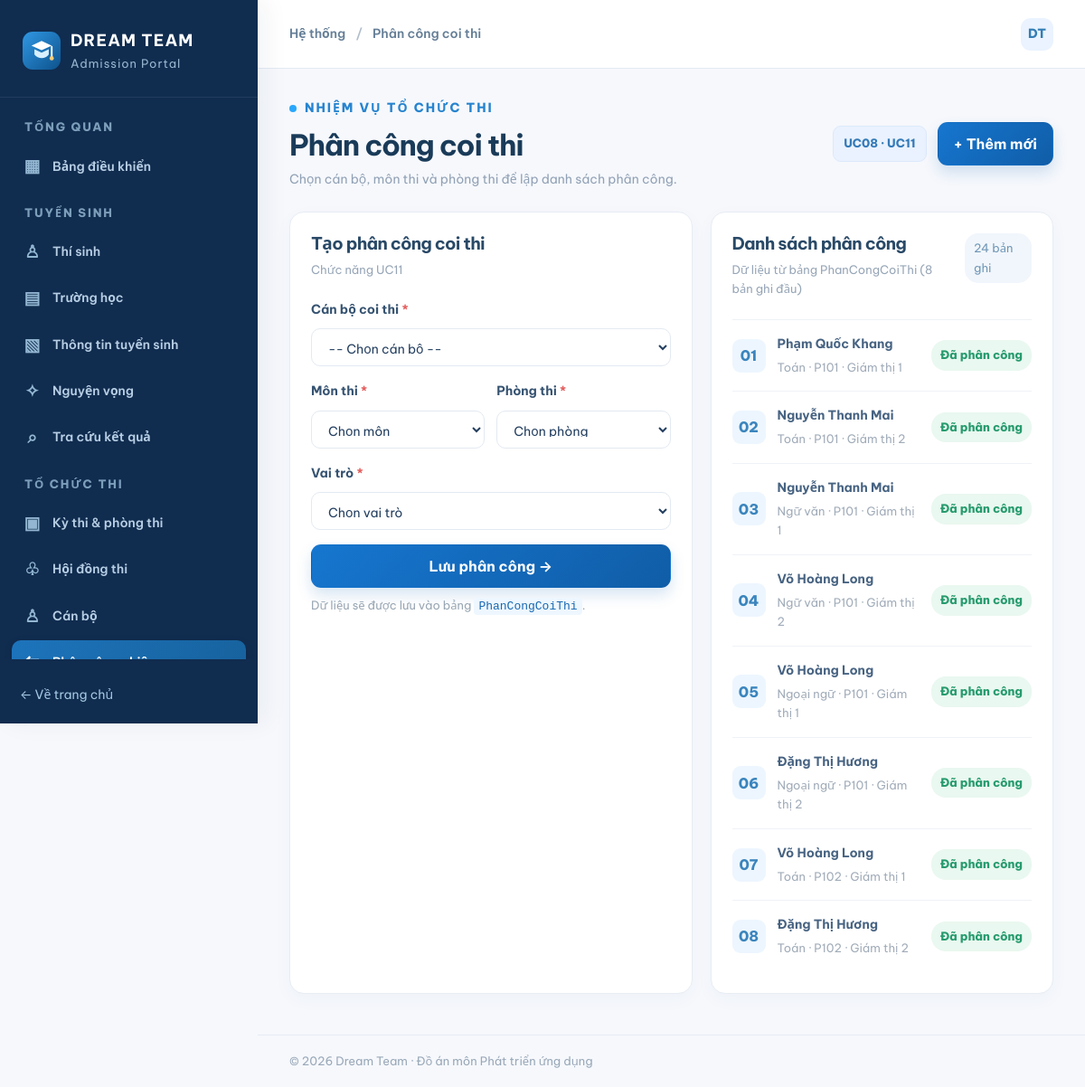
Page /assignments/index.php on the committed database.
### tables this page shows
CREATE TABLE PhanCongCoiThi (
  maPhanCong VARCHAR(20) NOT NULL,
  vaiTro VARCHAR(50) NOT NULL,
  maPhong VARCHAR(20) NOT NULL,
  maMonThi VARCHAR(20) NOT NULL,
  maCanBo VARCHAR(20) NOT NULL,
  PRIMARY KEY (maPhanCong),
  UNIQUE KEY uq_pccoithi (maPhong, maMonThi, maCanBo),
  CONSTRAINT fk_pccoi_phong FOREIGN KEY (maPhong) REFERENCES PhongThi(maPhong),
  CONSTRAINT fk_pccoi_mon FOREIGN KEY (maMonThi) REFERENCES MonThi(maMonThi),
  CONSTRAINT fk_pccoi_canbo FOREIGN KEY (maCanBo) REFERENCES CanBo(maCanBo)
);

CREATE TABLE CanBo (
  maCanBo VARCHAR(20) NOT NULL,
  hoTen VARCHAR(100) NOT NULL,
  soDienThoai VARCHAR(15) NULL,
  email VARCHAR(255) NULL,
  chucVu VARCHAR(100) NULL,
  maTruongTHCS VARCHAR(20) NULL,
  maTruongTHPT VARCHAR(20) NULL,
  maHoiDongThi VARCHAR(20) NULL,
  PRIMARY KEY (maCanBo),
  CONSTRAINT fk_canbo_thcs FOREIGN KEY (maTruongTHCS) REFERENCES TruongTHCS(maTruongTHCS),
  CONSTRAINT fk_canbo_thpt FOREIGN KEY (maTruongTHPT) REFERENCES TruongTHPT(maTruongTHPT),
  CONSTRAINT fk_canbo_hdt FOREIGN KEY (maHoiDongThi) REFERENCES HoiDongThi(maHoiDongThi)
);

CREATE TABLE MonThi (
  maMonThi VARCHAR(20) NOT NULL,
  tenMonThi VARCHAR(100) NOT NULL,
  thangDiem DECIMAL(5,2) NOT NULL,
  PRIMARY KEY (maMonThi),
  CONSTRAINT ck_monthi_thangdiem CHECK (thangDiem > 0)
);

### includes/functions.php (called while the page is built, shortened)
<?php
function app_config(): array {
    static $cfg = null;
    if ($cfg === null) {
        $cfg = require dirname(__DIR__) . '/config/app.php';
        date_default_timezone_set($cfg['timezone']);
    }
    return $cfg;
}
function e(mixed $str): string {
    return htmlspecialchars((string)$str, ENT_QUOTES | ENT_SUBSTITUTE, 'UTF-8');
}
function base_path(): string {
    $forced = app_config()['base_path'];
    $root = realpath(dirname(__DIR__));
    $docroot = realpath($_SERVER['DOCUMENT_ROOT'] ?? '');
    $r = strtolower(str_replace('\\','/',$root));
    $d = rtrim(strtolower(str_replace('\\','/',$docroot)),'/');
    if ($r === $d) return '';
    return '';
}
function url(string $path = ''): string {
    $prefix = rtrim(base_path(), '/');
    $clean = ltrim($path, '/');
    return $prefix . '/' . $clean;
}
function render_module(string $key): void {
    $modules = require __DIR__ . '/module_config.php';
    $module = $modules[$key];
    require_once dirname(__DIR__) . '/services/live_data.php';
    $kindNow = $module['kind'] ?? 'table';
    if ($kindNow === 'table') { $rows = live_rows($key); if ($rows !== null) { $module['rows'] = $rows; $live = true; } }
    elseif ($kindNow === 'dashboard' || $kindNow === 'stats') { $liveStats = live_stats(); $live = $liveStats !== null; }
    elseif ($kindNow === 'assignments') { $liveAssign = live_assignments(); $live = $liveAssign !== null; }
    $page_title = $module['title']; $layout = 'dashboard'; $active = $key;
    require __DIR__ . '/header.php';
    require __DIR__ . '/module_page.php';
    require __DIR__ . '/footer.php';
}

### assignments/index.php (called while the page is built, shortened)
<?php
require_once dirname(__DIR__) . '/includes/functions.php';
render_module('assignments');

### config/app.php (called while the page is built, shortened)
<?php
return [
    'name' => getenv('APP_NAME') ?: 'Tuyển sinh lớp 10 | Dream Team',
    'demo_mode' => filter_var(getenv('DEMO_MODE') ?: '1', FILTER_VALIDATE_BOOLEAN),
    'timezone' => 'Asia/Ho_Chi_Minh',
    'base_path' => getenv('APP_BASE_PATH') ?: null,
];

### config/database.php (called while the page is built, shortened)
<?php
function db(): PDO {
    static $pdo = null;
    if ($pdo instanceof PDO) return $pdo;
    $host = getenv('DB_HOST') ?: '127.0.0.1';
    $port = getenv('DB_PORT') ?: '3306';
    $name = getenv('DB_NAME') ?: 'dreamteam_tuyensinh10';
    $user = getenv('DB_USER') ?: 'root';
    $pass = getenv('DB_PASS') ?: '';
    $pdo = new PDO(
        "mysql:host={$host};port={$port};dbname={$name};charset=utf8mb4", $user, $pass,
        [PDO::ATTR_ERRMODE => PDO::ERRMODE_EXCEPTION, PDO::ATTR_DEFAULT_FETCH_MODE => PDO::FETCH_ASSOC,
         PDO::ATTR_EMULATE_PREPARES => false]
    );
    return $pdo;
}

### services/live_data.php (called while the page is built, shortened)
<?php
require_once dirname(__DIR__) . '/config/database.php';
function live_all(string $sql, array $params = []): array {
    $st = db()->prepare($sql); $st->execute($params);
    return $st->fetchAll(PDO::FETCH_NUM);
}
function live_val(string $sql): int { return (int)db()->query($sql)->fetchColumn(); }
function live_available(): bool {
    static $ok = null;
    if ($ok === null) { try { db()->query('SELECT 1 FROM ThiSinh LIMIT 1'); $ok = true; } catch (Throwable $e) { $ok = false; } }
    return $ok;
}
function live_assignments(): ?array {
    if (!live_available()) return null;
    try {
        $rows = live_all("SELECT p.maPhanCong, c.hoTen, m.tenMonThi, p.maPhong, p.vaiTro FROM PhanCongCoiThi p JOIN CanBo c ON c.maCanBo=p.maCanBo JOIN MonThi m ON m.maMonThi=p.maMonThi ORDER BY p.maPhanCong LIMIT 8");
        return [
            'list' => array_map(fn($r) => ['id'=>$r[0],'staff'=>$r[1],'subject'=>$r[2],'room'=>$r[3],'role'=>$r[4],'status'=>'Đã phân công'], $rows),
            'total' => live_val('SELECT COUNT(*) FROM PhanCongCoiThi'),
            'staff' => live_all("SELECT maCanBo, hoTen FROM CanBo WHERE maHoiDongThi='HD02' OR maHoiDongThi IS NULL ORDER BY maCanBo"),
            'subjects' => live_all('SELECT maMonThi, tenMonThi FROM MonThi ORDER BY maMonThi'),
            'rooms' => live_all('SELECT maPhong, tenPhong FROM PhongThi ORDER BY maPhong'),
        ];
    } catch (Throwable $e) { error_log('live_assignments: ' . $e->getMessage()); return null; }
}

### includes/module_page.php (the view, shortened to what this page needs)
<?php
$kind = $module['kind'] ?? 'table';
$sample = require __DIR__ . '/sample_data.php';
$live = $live ?? false; $liveStats = $liveStats ?? null; $liveAssign = $liveAssign ?? null;
$dashMetrics = $liveStats
  ? [[sprintf('%02d',$liveStats['thiSinh']),'Hồ sơ thí sinh','Đợt '.$liveStats['nam'],'sky'],[sprintf('%02d',$liveStats['truong']),'Trường THPT tham gia','Danh mục trong CSDL','purple'],[sprintf('%02d',$liveStats['nvToiDa']),'Nguyện vọng tối đa','NV1 · NV2 · NV3','mint'],[sprintf('%02d',$liveStats['nguyenVong']),'Nguyện vọng đã lập','Tổng số nguyện vọng','orange']]
  : [['720','Hồ sơ dự kiến','↗ 12%','sky'],['07','Trường tham gia','Kỳ 2026–2027','purple'],['03','Nguyện vọng tối đa','NV1 · NV2 · NV3','mint'],['--','Nguyện vọng đã lập','Chưa kết nối CSDL','orange']];
?>
<div class="page-head"><div><div class="eyebrow"><span></span><?= e($module['eyebrow']) ?></div><h1><?= e($module['title']) ?></h1><p><?= e($module['desc']) ?></p></div><div class="page-head-actions"><span class="uc-tag"><?= e($module['uc']) ?></span><button class="btn btn-primary" type="button" data-demo-action>+ Thêm mới</button></div></div>
<?php if($kind === 'dashboard'): ?>
<div class="metric-grid">
 <?php foreach($dashMetrics as [$value,$label,$hint,$color]): ?>
 <div class="metric-card <?= e($color) ?>"><div class="metric-icon">✳</div><div class="metric-value"><?= e($value) ?></div><div class="metric-label"><?= e($label) ?></div><div class="metric-hint"><?= e($hint) ?></div></div>
 <?php endforeach; ?>
</div>
<?php if($liveStats): ?><div class="dash-panels"><div class="panel"><div class="panel-heading"><div><h2>Nguyện vọng 1 so với chỉ tiêu</h2><p>Số thí sinh đăng ký NV1 / chỉ tiêu từng trường THPT</p></div></div>
 <div class="bars"><?php foreach($liveStats['theoTruong'] as [$tn,$nv1,$ct]): $pc = $ct ? min(100,(int)round($nv1/$ct*100)) : 0; ?><div><span><?= e($tn) ?></span><div><i style="width:<?= $pc ?>%"></i></div><strong><?= (int)$nv1 ?>/<?= (int)$ct ?></strong></div><?php endforeach; ?></div>
 </div><?php else: ?><div class="dash-panels"><?php endif; ?><div class="panel"><div class="panel-heading"><div><h2>Truy cập nhanh</h2><p>Các chức năng chính của hệ thống</p></div></div>
 <div class="quick-links"><a href="<?= e(url('aspirations/')) ?>"><span class="quick-icon">✧</span><span>Đăng ký nguyện vọng<small>UC02 · Quốc Thiên</small></span>→</a><a href="<?= e(url('exam/')) ?>"><span class="quick-icon">▣</span><span>Phân phòng thi<small>UC07 · Thúy Vy</small></span>→</a><a href="<?= e(url('assignments/')) ?>"><span class="quick-icon">⇆</span><span>Phân công coi thi<small>UC11 · Trần Cẩm Vân</small></span>→</a><a href="<?= e(url('admission/')) ?>"><span class="quick-icon">◇</span><span>Xét tuyển nguyện vọng<small>UC17 · Khánh Duy</small></span>→</a></div>
 </div></div>
<?php elseif($kind === 'assignments'): ?>
<div class="dash-panels assign-panels"><section class="panel assignment-form"><div class="panel-heading"><div><h2>Tạo phân công coi thi</h2><p>Chức năng UC11</p></div></div>
<form data-demo-form data-demo-context="Phân công coi thi"><div class="field"><label for="staff">Cán bộ coi thi <span>*</span></label><select id="staff" required><option value="">-- Chọn cán bộ --</option></select></div><div class="field-row"><div class="field"><label for="subject">Môn thi <span>*</span></label><select id="subject" required><option value="">Chọn môn</option></select></div><div class="field"><label for="room">Phòng thi <span>*</span></label><select id="room" required><option value="">Chọn phòng</option></select></div></div><div class="field"><label for="role">Vai trò <span>*</span></label><select id="role" required><option value="">Chọn vai trò</option></select></div><button class="btn btn-primary w-full" type="submit">Lưu phân công →</button><p class="field-note">Dữ liệu sẽ được lưu vào bảng <code>PhanCongCoiThi</code>.</p></form>
</section><div class="panel"><div class="panel-heading"><div><h2>Danh sách phân công</h2><p><?= $live ? 'Dữ liệu từ bảng PhanCongCoiThi (8 bản ghi đầu)' : 'Mẫu dữ liệu tham khảo' ?></p></div><span class="count-tag"><?= sprintf('%02d', $liveAssign['total'] ?? 3) ?> bản ghi</span></div><div class="assignment-list"><?php foreach(($liveAssign['list'] ?? $sample['assignments']) as $a): ?><div class="assignment-row"><div class="assignment-badge"><?= e(substr($a['id'],-2)) ?></div><div><strong><?= e($a['staff']) ?></strong><p><?= e($a['subject']) ?> · <?= e($a['room']) ?> · <?= e($a['role']) ?></p></div><span class="status <?= $a['status']==='Đã phân công' ? 'status-success':'status-pending' ?>"><?= e($a['status']) ?></span></div><?php endforeach; ?></div></div></div>
<?php endif; ?>

### includes/header.php (shortened to what this page needs)
<?php
require_once __DIR__ . '/functions.php';
$page_title = $page_title ?? 'Trang chủ';
$layout = $layout ?? 'public';
$active = $active ?? '';
$cfg = app_config();
?><!doctype html>
<html lang="vi">
<head>
  <link rel="stylesheet" href="<?= e(url('assets/css/style.css')) ?>">
</head>
<body class="<?= $layout === 'dashboard' ? 'dash-body' : 'public-body' ?>">
<?php if ($layout === 'dashboard'): ?>
<div class="dash-shell">
  <?php require __DIR__ . '/sidebar.php'; ?>
  <div class="dash-main">
    <header class="dash-topbar">
      <div class="dash-topbar-left"><button class="hamburger" aria-label="Mở menu" data-menu-toggle>☰</button><span class="breadcrumb">Hệ thống <span>/</span> <?= e($page_title) ?></span></div>
      <div class="dash-topbar-right"><a class="avatar" href="<?= e(url('auth/login.php')) ?>" title="Trở về đăng nhập">DT</a></div>
    </header>
    <main id="main" class="dash-content">
<?php endif; ?>

### includes/sidebar.php
<?php $nav_sections = [
  'TỔNG QUAN' => [ ['admin','Bảng điều khiển','▦'] ],
  'TUYỂN SINH' => [ ['candidates','Thí sinh','♙'],['schools','Trường học','▤'],['admission-info','Thông tin tuyển sinh','▧'],['aspirations','Nguyện vọng','✧'],['results','Tra cứu kết quả','⌕'] ],
  'TỔ CHỨC THI' => [ ['exam','Kỳ thi & phòng thi','▣'],['councils','Hội đồng thi','♧'],['staff','Cán bộ','♙'],['assignments','Phân công nhiệm vụ','⇆'],['papers','Bài thi & số phách','▥'],['grading','Chấm thi & điểm','✓'] ],
  'KẾT QUẢ' => [ ['appeals','Phúc khảo','↺'],['admission','Xét tuyển','◇'],['enrollment','Nhập học','☑'],['publication','Công bố kết quả','◉'],['statistics','Thống kê','▥'] ],
]; ?>
<aside class="sidebar" id="sidebar">
 <a class="sidebar-brand" href="<?= e(url('admin/')) ?>"><img src="<?= e(url('assets/images/logo.svg')) ?>" alt=""><span><strong>DREAM TEAM</strong><small>Admission Portal</small></span></a>
 <div class="sidebar-group-list">
 <?php foreach($nav_sections as $group => $items): ?>
  <section class="sidebar-section"><h2><?= e($group) ?></h2>
  <?php foreach($items as [$key,$label,$symbol]): ?>
   <a class="side-link<?= ($active ?? '') === $key ? ' is-active' : '' ?>" href="<?= e(url($key . '/')) ?>"><span class="side-symbol"><?= e($symbol) ?></span><span><?= e($label) ?></span><?= ($active ?? '') === $key ? '<span class="side-active-dot"></span>' : '' ?></a>
  <?php endforeach; ?>
  </section>
 <?php endforeach; ?>
 </div>
 <div class="sidebar-bottom"><a class="site-back" href="<?= e(url()) ?>">← Về trang chủ</a></div>
</aside>

### includes/footer.php (shortened to what this page needs)
<?php if (($layout ?? 'public') === 'dashboard'): ?>
    </main>
    <footer class="dash-footer">© 2026 Dream Team · Đồ án môn Phát triển ứng dụng</footer>
  </div>
</div>
<?php endif; ?>
</body></html>

### rows in the picture
phancongcoithi: maPhanCong "01", maCanBo.hoTen "Phạm Quốc Khang", maMonThi.tenMonThi "Toán", maPhong "P101", vaiTro "Giám thị 1", status "Đã phân công"
phancongcoithi: maPhanCong "02", maCanBo.hoTen "Nguyễn Thanh Mai", maMonThi.tenMonThi "Toán", maPhong "P101", vaiTro "Giám thị 2", status "Đã phân công"
phancongcoithi: maPhanCong "03", maCanBo.hoTen "Nguyễn Thanh Mai", maMonThi.tenMonThi "Ngữ văn", maPhong "P101", vaiTro "Giám thị 1", status "Đã phân công"
phancongcoithi: maPhanCong "04", maCanBo.hoTen "Võ Hoàng Long", maMonThi.tenMonThi "Ngữ văn", maPhong "P101", vaiTro "Giám thị 2", status "Đã phân công"
phancongcoithi: maPhanCong "05", maCanBo.hoTen "Võ Hoàng Long", maMonThi.tenMonThi "Ngoại ngữ", maPhong "P101", vaiTro "Giám thị 1", status "Đã phân công"
phancongcoithi: maPhanCong "06", maCanBo.hoTen "Đặng Thị Hương", maMonThi.tenMonThi "Ngoại ngữ", maPhong "P101", vaiTro "Giám thị 2", status "Đã phân công"
phancongcoithi: maPhanCong "07", maCanBo.hoTen "Võ Hoàng Long", maMonThi.tenMonThi "Toán", maPhong "P102", vaiTro "Giám thị 1", status "Đã phân công"
phancongcoithi: maPhanCong "08", maCanBo.hoTen "Đặng Thị Hương", maMonThi.tenMonThi "Toán", maPhong "P102", vaiTro "Giám thị 2", status "Đã phân công"

### other values in the picture
$group "TỔNG QUAN"
$symbol "▦"
$label "Bảng điều khiển"
$group "TUYỂN SINH"
$symbol "♙"
$label "Thí sinh"
$symbol "▤"
$label "Trường học"
$symbol "▧"
$label "Thông tin tuyển sinh"
$symbol "✧"
$label "Nguyện vọng"
$symbol "⌕"
$label "Tra cứu kết quả"
$group "TỔ CHỨC THI"
